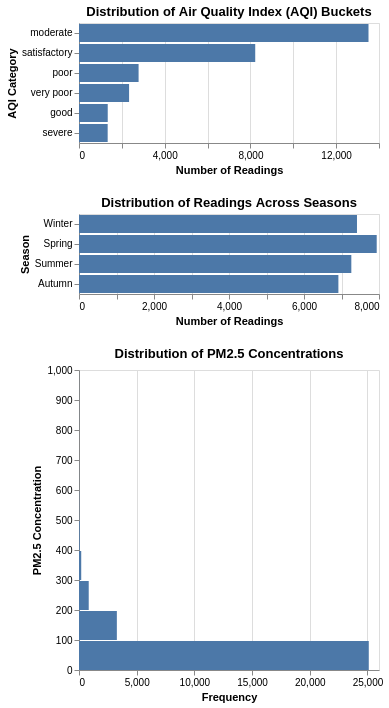

The cell this chart's notebook holds for it:
### Code cell
import altair as alt

# Temporarily rename 'PM2.5' to 'PM2_5' for charting compatibility
# Make a copy to avoid modifying the original DataFrame if not intended for global change
chart_df = combined_df.copy()
if 'PM2.5' in chart_df.columns:
    chart_df = chart_df.rename(columns={'PM2.5': 'PM2_5'})

# 1. Distribution of AQI_Bucket (horizontal)
aqi_bucket_chart = alt.Chart(chart_df).mark_bar().encode(
    y=alt.Y('AQI_Bucket:N', sort='-x', title='AQI Category'),
    x=alt.X('count():Q', title='Number of Readings'),
    tooltip=['AQI_Bucket', 'count()']
).properties(
    title='Distribution of Air Quality Index (AQI) Buckets'
).interactive()

# Inference: This chart shows the frequency of different air quality categories, indicating which categories are most common in the dataset.

# 2. Distribution of Seasons (horizontal)
season_chart = alt.Chart(chart_df).mark_bar().encode(
    y=alt.Y('Season:N', sort=['Winter', 'Spring', 'Summer', 'Autumn'], title='Season'),
    x=alt.X('count():Q', title='Number of Readings'),
    tooltip=['Season', 'count()']
).properties(
    title='Distribution of Readings Across Seasons'
).interactive()

# Inference: This chart reveals if the data is evenly distributed across seasons or if certain seasons have more recorded data.

# 3. Distribution of PM2.5 (horizontal histogram)
pm25_chart = alt.Chart(chart_df).mark_bar().encode(
    y=alt.Y('PM2_5:Q', bin=True, title='PM2.5 Concentration'),
    x=alt.X('count():Q', title='Frequency'),
    tooltip=[alt.Tooltip('PM2_5', bin=True), 'count()']
).properties(
    title='Distribution of PM2.5 Concentrations'
).interactive()

# Inference: This histogram illustrates the range and most common concentrations of PM2.5, a key pollutant, in the dataset.

# Combine and display the charts vertically
#combined_charts = (aqi_bucket_chart & season_chart & pm25_chart).resolve_scale(y='independent')
#combined_charts

### Figure 1 — Vega specification as saved in the notebook (floating-point values rounded to 4 significant figures)
{"$schema": "https://vega.github.io/schema/vega/v5.json", "data": [{"name": "param_22_store"}, {"name": "param_23_store"}, {"name": "param_24_store"}, {"name": "source_0"}, {"name": "data_0", "values": [{"AQI_Bucket": "moderate", "__count": 13510}, {"AQI_Bucket": "poor", "__count": 2781}, {"AQI_Bucket": "very poor", "__count": 2337}, {"AQI_Bucket": "severe", "__count": 1338}, {"AQI_Bucket": "satisfactory", "__count": 8224}, {"AQI_Bucket": "good", "__count": 1341}]}, {"name": "data_1"}, {"name": "data_2", "values": [{"Season": "Winter", "__count": 7413}, {"Season": "Spring", "__count": 7939}, {"Season": "Summer", "__count": 7262}, {"Season": "Autumn", "__count": 6917}]}, {"name": "data_3", "values": [{"__count": 25114, "bin_maxbins_10_PM2_5": 0.0, "bin_maxbins_10_PM2_5_end": 100.0}, {"__count": 3281, "bin_maxbins_10_PM2_5": 100.0, "bin_maxbins_10_PM2_5_end": 200.0}, {"__count": 843, "bin_maxbins_10_PM2_5": 200.0, "bin_maxbins_10_PM2_5_end": 300.0}, {"__count": 193, "bin_maxbins_10_PM2_5": 300.0, "bin_maxbins_10_PM2_5_end": 400.0}, {"__count": 6, "bin_maxbins_10_PM2_5": 800.0, "bin_maxbins_10_PM2_5_end": 900.0}, {"__count": 18, "bin_maxbins_10_PM2_5": 500.0, "bin_maxbins_10_PM2_5_end": 600.0}, {"__count": 63, "bin_maxbins_10_PM2_5": 400.0, "bin_maxbins_10_PM2_5_end": 500.0}, {"__count": 6, "bin_maxbins_10_PM2_5": 600.0, "bin_maxbins_10_PM2_5_end": 700.0}, {"__count": 5, "bin_maxbins_10_PM2_5": 900.0, "bin_maxbins_10_PM2_5_end": 1000.0}, {"__count": 2, "bin_maxbins_10_PM2_5": 700.0, "bin_maxbins_10_PM2_5_end": 800.0}]}, {"name": "data_0_view_22_x_domain___count", "values": [{"min": 1338, "max": 13510}]}, {"name": "source_0_view_22_y_domain_AQI_Bucket", "values": [{"AQI_Bucket": "moderate", "sort_field": 13510}, {"AQI_Bucket": "poor", "sort_field": 2781}, {"AQI_Bucket": "very poor", "sort_field": 2337}, {"AQI_Bucket": "severe", "sort_field": 1338}, {"AQI_Bucket": "satisfactory", "sort_field": 8224}, {"AQI_Bucket": "good", "sort_field": 1341}]}, {"name": "data_2_view_23_x_domain___count", "values": [{"min": 6917, "max": 7939}]}, {"name": "data_1_view_23_y_domain_Season", "values": [{"Season": "Winter", "sort_field": 0.0}, {"Season": "Spring", "sort_field": 1.0}, {"Season": "Summer", "sort_field": 2.0}, {"Season": "Autumn", "sort_field": 3.0}]}, {"name": "data_3_view_24_x_domain___count", "values": [{"min": 2, "max": 25114}]}], "signals": [{"name": "view_24_bin_maxbins_10_PM2_5_bins", "value": {"fields": ["PM2_5"], "fname": "bin_PM2_5", "start": 0.0, "step": 100.0, "stop": 1000.0}}, {"name": "view_22_y_step", "value": 20}, {"name": "view_22_height", "update": "bandspace(domain('view_22_y').length, 0.1, 0.05) * view_22_y_step"}, {"name": "view_23_y_step", "value": 20}, {"name": "view_23_height", "update": "bandspace(domain('view_23_y').length, 0.1, 0.05) * view_23_y_step"}, {"name": "view_24_height", "value": 300}, {"name": "unit", "value": {}, "on": [{"events": "pointermove", "update": "isTuple(group()) ? group() : unit"}]}, {"name": "param_22", "update": "vlSelectionResolve(\"param_22_store\", \"union\")"}, {"name": "param_23", "update": "vlSelectionResolve(\"param_23_store\", \"union\")"}, {"name": "param_24", "update": "{\"PM2_5\": param_24_PM2_5}"}, {"name": "param_24_PM2_5"}], "marks": [{"type": "group", "name": "view_22_group", "encode": {"update": {"width": {"signal": "width"}, "height": {"signal": "view_22_height"}}}, "signals": [{"name": "param_22_AQI_Bucket", "on": [{"events": [{"source": "view", "type": "dblclick"}], "update": "null"}, {"events": {"signal": "param_22_translate_delta"}, "update": "panLinear(param_22_translate_anchor.extent_y, param_22_translate_delta.y / view_22_height)"}, {"events": {"signal": "param_22_zoom_delta"}, "update": "zoomLinear(domain(\"view_22_y\"), param_22_zoom_anchor.y, param_22_zoom_delta)"}]}, {"name": "param_22_tuple", "on": [{"events": [{"signal": "param_22_AQI_Bucket"}], "update": "param_22_AQI_Bucket ? {unit: \"view_22\", fields: param_22_tuple_fields, values: [param_22_AQI_Bucket]} : null"}]}, {"name": "param_22_tuple_fields", "value": [{"field": "AQI_Bucket", "channel": "y", "type": "E"}]}, {"name": "param_22_translate_anchor", "value": {}, "on": [{"events": [{"source": "scope", "type": "pointerdown"}], "update": "{x: x(unit), y: y(unit), extent_y: domain(\"view_22_y\")}"}]}, {"name": "param_22_translate_delta", "value": {}, "on": [{"events": [{"source": "window", "between": [{"source": "scope", "type": "pointerdown"}, {"source": "window", "type": "pointerup"}], "consume": true, "type": "pointermove"}], "update": "{x: param_22_translate_anchor.x - x(unit), y: param_22_translate_anchor.y - y(unit)}"}]}, {"name": "param_22_zoom_anchor", "on": [{"events": [{"source": "scope", "type": "wheel", "consume": true}], "update": "{x: invert(\"view_22_x\", x(unit)), y: invert(\"view_22_y\", y(unit))}"}]}, {"name": "param_22_zoom_delta", "on": [{"events": [{"source": "scope", "consume": true, "type": "wheel"}], "update": "pow(1.001, event.deltaY * pow(16, event.deltaMode))", "force": true}]}, {"name": "param_22_modify", "on": [{"events": {"signal": "param_22_tuple"}, "update": "modify(\"param_22_store\", param_22_tuple, true)"}]}], "marks": [{"type": "rect", "name": "view_22_marks", "from": {"data": "data_0"}, "encode": {"update": {"height": {"signal": "max(0.25, bandwidth('view_22_y'))"}, "tooltip": {"signal": "{\"AQI_Bucket\": isValid(datum[\"AQI_Bucket\"]) ? datum[\"AQI_Bucket\"] : \"\"+datum[\"AQI_Bucket\"], \"Count of Records\": format(datum[\"__count\"], \"\")}"}, "fill": {"value": "#4c78a8"}, "y": {"field": "AQI_Bucket", "scale": "view_22_y"}, "x": {"field": "__count", "scale": "view_22_x"}, "x2": {"value": 0, "scale": "view_22_x"}}}, "interactive": true, "style": ["bar"]}], "axes": [{"scale": "view_22_x", "domain": false, "labels": false, "aria": false, "minExtent": 0, "orient": "bottom", "grid": true, "tickCount": {"signal": "ceil(width/40)"}, "maxExtent": 0, "ticks": false, "zindex": 0, "gridScale": "view_22_y"}, {"scale": "view_22_x", "labelFlush": true, "zindex": 0, "grid": false, "orient": "bottom", "title": "Number of Readings", "labelOverlap": true, "tickCount": {"signal": "ceil(width/40)"}}, {"scale": "view_22_y", "zindex": 0, "orient": "left", "grid": false, "title": "AQI Category"}], "title": {"text": "Distribution of Air Quality Index (AQI) Buckets", "frame": "group"}, "style": "cell"}, {"type": "group", "name": "view_23_group", "encode": {"update": {"height": {"signal": "view_23_height"}, "width": {"signal": "width"}}}, "signals": [{"name": "param_23_Season", "on": [{"events": [{"source": "view", "type": "dblclick"}], "update": "null"}, {"events": {"signal": "param_23_translate_delta"}, "update": "panLinear(param_23_translate_anchor.extent_y, param_23_translate_delta.y / view_23_height)"}, {"events": {"signal": "param_23_zoom_delta"}, "update": "zoomLinear(domain(\"view_23_y\"), param_23_zoom_anchor.y, param_23_zoom_delta)"}]}, {"name": "param_23_tuple", "on": [{"events": [{"signal": "param_23_Season"}], "update": "param_23_Season ? {unit: \"view_23\", fields: param_23_tuple_fields, values: [param_23_Season]} : null"}]}, {"name": "param_23_tuple_fields", "value": [{"field": "Season", "channel": "y", "type": "E"}]}, {"name": "param_23_translate_anchor", "value": {}, "on": [{"events": [{"source": "scope", "type": "pointerdown"}], "update": "{x: x(unit), y: y(unit), extent_y: domain(\"view_23_y\")}"}]}, {"name": "param_23_translate_delta", "value": {}, "on": [{"events": [{"source": "window", "between": [{"source": "scope", "type": "pointerdown"}, {"source": "window", "type": "pointerup"}], "consume": true, "type": "pointermove"}], "update": "{x: param_23_translate_anchor.x - x(unit), y: param_23_translate_anchor.y - y(unit)}"}]}, {"name": "param_23_zoom_anchor", "on": [{"events": [{"source": "scope", "consume": true, "type": "wheel"}], "update": "{x: invert(\"view_23_x\", x(unit)), y: invert(\"view_23_y\", y(unit))}"}]}, {"name": "param_23_zoom_delta", "on": [{"events": [{"source": "scope", "consume": true, "type": "wheel"}], "update": "pow(1.001, event.deltaY * pow(16, event.deltaMode))", "force": true}]}, {"name": "param_23_modify", "on": [{"events": {"signal": "param_23_tuple"}, "update": "modify(\"param_23_store\", param_23_tuple, true)"}]}], "marks": [{"type": "rect", "name": "view_23_marks", "from": {"data": "data_2"}, "encode": {"update": {"height": {"signal": "max(0.25, bandwidth('view_23_y'))"}, "x": {"field": "__count", "scale": "view_23_x"}, "x2": {"value": 0, "scale": "view_23_x"}, "y": {"field": "Season", "scale": "view_23_y"}, "tooltip": {"signal": "{\"Season\": isValid(datum[\"Season\"]) ? datum[\"Season\"] : \"\"+datum[\"Season\"], \"Count of Records\": format(datum[\"__count\"], \"\")}"}, "fill": {"value": "#4c78a8"}}}, "interactive": true, "style": ["bar"]}], "axes": [{"scale": "view_23_x", "orient": "bottom", "labels": false, "gridScale": "view_23_y", "maxExtent": 0, "ticks": false, "tickCount": {"signal": "ceil(width/40)"}, "minExtent": 0, "grid": true, "domain": false, "aria": false, "zindex": 0}, {"scale": "view_23_x", "grid": false, "title": "Number of Readings", "labelFlush": true, "orient": "bottom", "tickCount": {"signal": "ceil(width/40)"}, "zindex": 0, "labelOverlap": true}, {"scale": "view_23_y", "grid": false, "title": "Season", "orient": "left", "zindex": 0}], "title": {"text": "Distribution of Readings Across Seasons", "frame": "group"}, "style": "cell"}, {"type": "group", "name": "view_24_group", "encode": {"update": {"width": {"signal": "width"}, "height": {"signal": "view_24_height"}}}, "signals": [{"name": "param_24_PM2_5", "on": [{"events": [{"source": "view", "type": "dblclick"}], "update": "null"}, {"events": {"signal": "param_24_translate_delta"}, "update": "panLinear(param_24_translate_anchor.extent_y, param_24_translate_delta.y / view_24_height)"}, {"events": {"signal": "param_24_zoom_delta"}, "update": "zoomLinear(domain(\"view_24_y\"), param_24_zoom_anchor.y, param_24_zoom_delta)"}], "push": "outer"}, {"name": "param_24_tuple", "on": [{"events": [{"signal": "param_24_PM2_5"}], "update": "param_24_PM2_5 ? {unit: \"view_24\", fields: param_24_tuple_fields, values: [param_24_PM2_5]} : null"}]}, {"name": "param_24_tuple_fields", "value": [{"field": "PM2_5", "channel": "y", "type": "R"}]}, {"name": "param_24_translate_anchor", "value": {}, "on": [{"events": [{"source": "scope", "type": "pointerdown"}], "update": "{x: x(unit), y: y(unit), extent_y: domain(\"view_24_y\")}"}]}, {"name": "param_24_translate_delta", "value": {}, "on": [{"events": [{"source": "window", "between": [{"source": "scope", "type": "pointerdown"}, {"source": "window", "type": "pointerup"}], "type": "pointermove", "consume": true}], "update": "{x: param_24_translate_anchor.x - x(unit), y: param_24_translate_anchor.y - y(unit)}"}]}, {"name": "param_24_zoom_anchor", "on": [{"events": [{"source": "scope", "consume": true, "type": "wheel"}], "update": "{x: invert(\"view_24_x\", x(unit)), y: invert(\"view_24_y\", y(unit))}"}]}, {"name": "param_24_zoom_delta", "on": [{"events": [{"source": "scope", "type": "wheel", "consume": true}], "update": "pow(1.001, event.deltaY * pow(16, event.deltaMode))", "force": true}]}, {"name": "param_24_modify", "on": [{"events": {"signal": "param_24_tuple"}, "update": "modify(\"param_24_store\", param_24_tuple, true)"}]}], "marks": [{"type": "rect", "name": "view_24_marks", "from": {"data": "data_3"}, "encode": {"update": {"x": {"field": "__count", "scale": "view_24_x"}, "y": {"field": "bin_maxbins_10_PM2_5_end", "scale": "view_24_y", "offset": {"signal": "0.5 + (abs(scale(\"view_24_y\", datum[\"bin_maxbins_10_PM2_5_end\"]) - scale(\"view_24_y\", datum[\"bin_maxbins_10_PM2_5\"])) < 0.25 ? -0.5 * (0.25 - (abs(scale(\"view_24_y\", datum[\"bin_maxbins_10_PM2_5_end\"]) - scale(\"view_24_y\", datum[\"bin_maxbins_10_PM2_5\"])))) : 0.5)"}}, "y2": {"field": "bin_maxbins_10_PM2_5", "scale": "view_24_y", "offset": {"signal": "0.5 + (abs(scale(\"view_24_y\", datum[\"bin_maxbins_10_PM2_5_end\"]) - scale(\"view_24_y\", datum[\"bin_maxbins_10_PM2_5\"])) < 0.25 ? 0.5 * (0.25 - (abs(scale(\"view_24_y\", datum[\"bin_maxbins_10_PM2_5_end\"]) - scale(\"view_24_y\", datum[\"bin_maxbins_10_PM2_5\"])))) : -0.5)"}}, "tooltip": {"signal": "{\"PM2_5 (binned)\": !isValid(datum[\"bin_maxbins_10_PM2_5\"]) || !isFinite(+datum[\"bin_maxbins_10_PM2_5\"]) ? \"null\" : format(datum[\"bin_maxbins_10_PM2_5\"], \"\") + \" – \" + format(datum[\"bin_maxbins_10_PM2_5_end\"], \"\"), \"Count of Records\": format(datum[\"__count\"], \"\")}"}, "x2": {"value": 0, "scale": "view_24_x"}, "fill": {"value": "#4c78a8"}}}, "style": ["bar"], "interactive": true, "clip": true}], "axes": [{"scale": "view_24_x", "minExtent": 0, "orient": "bottom", "domain": false, "ticks": false, "gridScale": "view_24_y", "labels": false, "aria": false, "zindex": 0, "grid": true, "tickCount": {"signal": "ceil(width/40)"}, "maxExtent": 0}, {"scale": "view_24_x", "tickCount": {"signal": "ceil(width/40)"}, "title": "Frequency", "zindex": 0, "labelOverlap": true, "grid": false, "labelFlush": true, "orient": "bottom"}, {"scale": "view_24_y", "orient": "left", "zindex": 0, "title": "PM2.5 Concentration", "labelOverlap": true, "grid": false, "tickCount": {"signal": "ceil(view_24_height/10)"}}], "title": {"text": "Distribution of PM2.5 Concentrations", "frame": "group"}, "style": "cell"}], "scales": [{"name": "view_22_x", "type": "linear", "domain": [{"signal": "(data(\"data_0_view_22_x_domain___count\")[0] || {}).min"}, {"signal": "(data(\"data_0_view_22_x_domain___count\")[0] || {}).max"}], "range": [0, {"signal": "width"}], "zero": true, "nice": true}, {"name": "view_22_y", "type": "band", "domain": {"data": "source_0_view_22_y_domain_AQI_Bucket", "field": "AQI_Bucket", "sort": {"op": "max", "field": "sort_field", "order": "descending"}}, "range": {"step": {"signal": "view_22_y_step"}}, "paddingInner": 0.1, "paddingOuter": 0.05}, {"name": "view_23_x", "type": "linear", "domain": [{"signal": "(data(\"data_2_view_23_x_domain___count\")[0] || {}).min"}, {"signal": "(data(\"data_2_view_23_x_domain___count\")[0] || {}).max"}], "range": [0, {"signal": "width"}], "zero": true, "nice": true}, {"name": "view_23_y", "type": "band", "domain": {"data": "data_1_view_23_y_domain_Season", "field": "Season", "sort": {"op": "max", "field": "sort_field"}}, "range": {"step": {"signal": "view_23_y_step"}}, "paddingOuter": 0.05, "paddingInner": 0.1}, {"name": "view_24_x", "type": "linear", "domain": [{"signal": "(data(\"data_3_view_24_x_domain___count\")[0] || {}).min"}, {"signal": "(data(\"data_3_view_24_x_domain___count\")[0] || {}).max"}], "range": [0, {"signal": "width"}], "zero": true, "nice": true}, {"name": "view_24_y", "type": "linear", "domain": {"signal": "[view_24_bin_maxbins_10_PM2_5_bins.start, view_24_bin_maxbins_10_PM2_5_bins.stop]"}, "range": [{"signal": "view_24_height"}, 0], "bins": {"signal": "view_24_bin_maxbins_10_PM2_5_bins"}, "domainRaw": {"signal": "param_24[\"PM2_5\"]"}, "zero": false}], "padding": 5, "width": 300, "layout": {"padding": 20, "columns": 1, "bounds": "full", "align": "each"}, "background": "white"}
